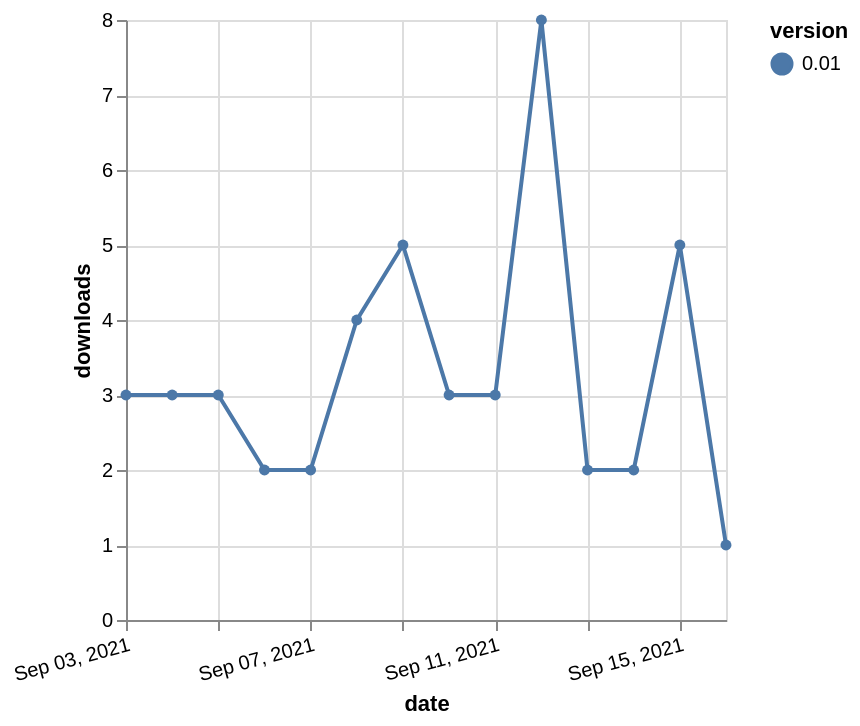

Source (Vega-Lite JSON):
### Vega-Lite specification from a JSON file in a GitHub repository (floating-point values rounded to 4 significant figures)
{"$schema": "https://vega.github.io/schema/vega-lite/v5.json", "description": "A simple bar chart with embedded data.", "data": {"values": [{"date": "2021-09-03", "total": 5984, "delta": 3, "version": "0.01"}, {"date": "2021-09-04", "total": 5987, "delta": 3, "version": "0.01"}, {"date": "2021-09-05", "total": 5990, "delta": 3, "version": "0.01"}, {"date": "2021-09-06", "total": 5992, "delta": 2, "version": "0.01"}, {"date": "2021-09-07", "total": 5994, "delta": 2, "version": "0.01"}, {"date": "2021-09-08", "total": 5998, "delta": 4, "version": "0.01"}, {"date": "2021-09-09", "total": 6003, "delta": 5, "version": "0.01"}, {"date": "2021-09-10", "total": 6006, "delta": 3, "version": "0.01"}, {"date": "2021-09-11", "total": 6009, "delta": 3, "version": "0.01"}, {"date": "2021-09-12", "total": 6017, "delta": 8, "version": "0.01"}, {"date": "2021-09-13", "total": 6019, "delta": 2, "version": "0.01"}, {"date": "2021-09-14", "total": 6021, "delta": 2, "version": "0.01"}, {"date": "2021-09-15", "total": 6026, "delta": 5, "version": "0.01"}, {"date": "2021-09-16", "total": 6027, "delta": 1, "version": "0.01"}]}, "width": "container", "mark": {"type": "line", "point": {"filled": true}}, "encoding": {"x": {"field": "date", "type": "temporal", "timeUnit": "yearmonthdate", "title": "date", "axis": {"labelAngle": -15}}, "y": {"field": "delta", "type": "quantitative", "title": "downloads"}, "color": {"field": "version", "type": "nominal"}, "tooltip": {"field": "delta"}}}
